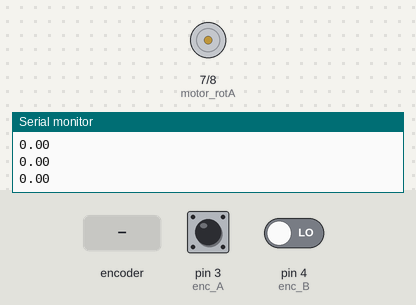
This sketch was run on a simulated Arduino Uno, built with avr-gcc and run on an emulated ATmega328P. Parts: motor-driver pin pairs drawn as motors (green arrow = first pin HIGH = forward, orange = second pin HIGH = backward, longer = more drive, scaled by the enable pin), the last lines printed to the serial monitor. The test bench sets the inputs (shaded band); at power-on: pin 3 (enc_A) HIGH, pin 4 (enc_B) LOW.

Above: at 1.2 s.
1.3 s: rotary encoder on pin 3 (enc_A) / pin 4 (enc_B) turned 1 step (first pin leading)
4.3 s: rotary encoder on pin 3 (enc_A) / pin 4 (enc_B) turned 2 steps (second pin leading)
7.7 s: rotary encoder on pin 3 (enc_A) / pin 4 (enc_B) turned 2 steps (second pin leading)
At 14.1 s:
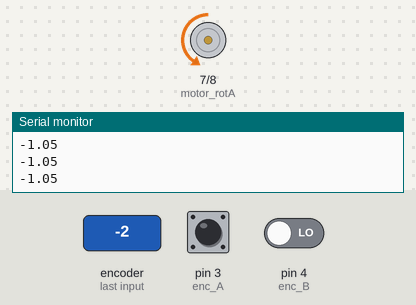
Timing chart, 0 to 15.6 s (numbered marks = the images above; inputs shaded):
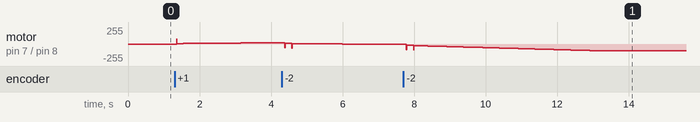

The sketch:

InvNis.ino
```cpp
float y = 0, e, u, Kp, Ki, Kd, P, I = 0, D, eprev=0, dt;
volatile bool A;
volatile bool B;
volatile float counter = 0;
void setup() {
  Serial.begin(9600);
  attachInterrupt(digitalPinToInterrupt(3),  ISRA, RISING);
  pinMode(3, INPUT);//enc A
  pinMode(4, INPUT);//enc B
  pinMode(6, OUTPUT);//motor PWM
  pinMode(7, OUTPUT);//motor rotA
  pinMode(8, OUTPUT);//motor rotB
}

void loop() {
  //input scaling 0.3515625
  e = 360.0/1024.0 * counter;

  //PID constants:
  Kp = 20;
  Ki = 15;
  Kd = 2;
  dt = 10.0;

  //PID values
  P = Kp*e;
  I += Ki*e*dt*0.001;
  D = Kd*(e - eprev)/(dt*0.001);

  //I component saturation
  if (I > 80)
  {
    I = 80;
  }
  if (I < -80)
  {
    I = -80;
  }


  //control signal
  float u = P + I + D;

  //control signal saturation
  if (u > 255)
  {
    u = 255;
  }
  if (u<-255)
  {
    u = -255;
  }

  //output to motor:
  if (u<0)
  {
    analogWrite(6, -u);
    digitalWrite(7, LOW);
    digitalWrite(8, HIGH);

  };
  if (u>=0)
  {
    analogWrite(6, u);
    digitalWrite(7, HIGH);
    digitalWrite(8, LOW);

  };

  eprev = e; //error time diff

  delay(dt);
  Serial.println(e); //print

}

void ISRA() {
  if (!digitalRead(4))
  {
    counter ++;
  }else
  {
    counter --;
  }
}
```

Measured:
- by itself, motor on pin 7 (motor_rotA) / pin 8 (motor_rotB): ramps from backward 15/255 to backward 101/255 and jumps back, once every 0.20 s
